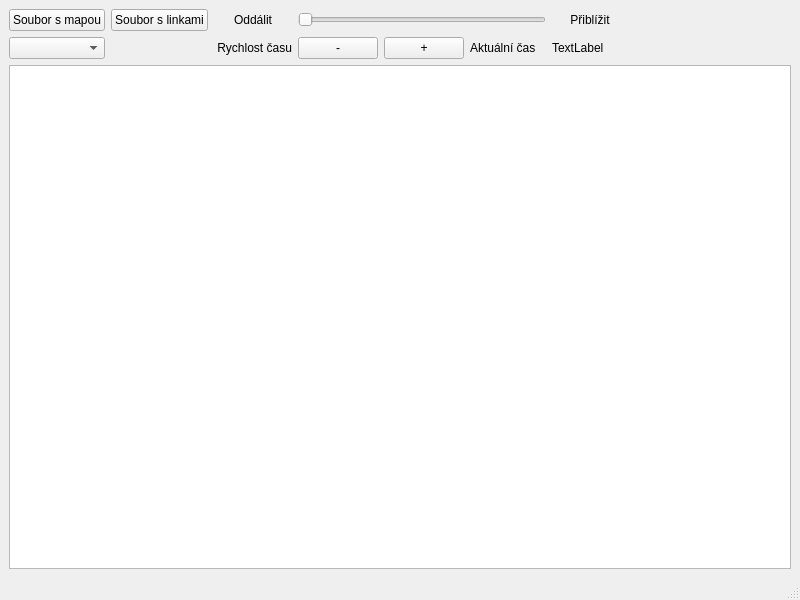
<?xml version="1.0" encoding="UTF-8"?>
<!--
/**
 * @file mainwindow.ui
 * @author Jan Pospech [xpospe05]
 * @author Radek Svec [xsvecr01]
 * @brief Automaticky generovany soubor predstavujici uzivatelske rozhrani.
 * @version 0.1
 * @date 2020-05-12
 * 
 * @copyright Copyright (c) 2020
 * 
 */
-->
<ui version="4.0">
 <class>MainWindow</class>
 <widget class="QMainWindow" name="MainWindow">
  <property name="geometry">
   <rect>
    <x>0</x>
    <y>0</y>
    <width>800</width>
    <height>600</height>
   </rect>
  </property>
  <property name="windowTitle">
   <string>ICP projekt/xpospe05-xsvecr01</string>
  </property>
  <widget class="QWidget" name="centralwidget">
   <property name="baseSize">
    <size>
     <width>0</width>
     <height>0</height>
    </size>
   </property>
   <layout class="QGridLayout" name="gridLayout">
    <item row="4" column="3">
     <widget class="QPushButton" name="timeminus">
      <property name="text">
       <string>-</string>
      </property>
     </widget>
    </item>
    <item row="4" column="2">
     <widget class="QLabel" name="label_3">
      <property name="text">
       <string> Rychlost času</string>
      </property>
     </widget>
    </item>
    <item row="7" column="0" colspan="9">
     <widget class="QGraphicsView" name="graphicsView"/>
    </item>
    <item row="4" column="6">
     <widget class="QLabel" name="countdown">
      <property name="text">
       <string>TextLabel</string>
      </property>
     </widget>
    </item>
    <item row="4" column="4">
     <widget class="QPushButton" name="timeplus">
      <property name="text">
       <string>+</string>
      </property>
     </widget>
    </item>
    <item row="1" column="0">
     <widget class="QPushButton" name="openMapBtn">
      <property name="sizePolicy">
       <sizepolicy hsizetype="Fixed" vsizetype="Fixed">
        <horstretch>0</horstretch>
        <verstretch>0</verstretch>
       </sizepolicy>
      </property>
      <property name="text">
       <string>Soubor s mapou</string>
      </property>
     </widget>
    </item>
    <item row="1" column="2">
     <widget class="QLabel" name="label">
      <property name="text">
       <string>Oddálit</string>
      </property>
      <property name="alignment">
       <set>Qt::AlignCenter</set>
      </property>
     </widget>
    </item>
    <item row="1" column="1">
     <widget class="QPushButton" name="openLineBtn">
      <property name="text">
       <string>Soubor s linkami</string>
      </property>
     </widget>
    </item>
    <item row="4" column="7" colspan="2">
     <spacer name="horizontalSpacer_3">
      <property name="orientation">
       <enum>Qt::Horizontal</enum>
      </property>
      <property name="sizeHint" stdset="0">
       <size>
        <width>40</width>
        <height>20</height>
       </size>
      </property>
     </spacer>
    </item>
    <item row="1" column="7" colspan="2">
     <spacer name="horizontalSpacer">
      <property name="orientation">
       <enum>Qt::Horizontal</enum>
      </property>
      <property name="sizeHint" stdset="0">
       <size>
        <width>40</width>
        <height>20</height>
       </size>
      </property>
     </spacer>
    </item>
    <item row="4" column="5">
     <widget class="QLabel" name="label_4">
      <property name="text">
       <string>Aktuální čas</string>
      </property>
     </widget>
    </item>
    <item row="4" column="0">
     <widget class="QComboBox" name="comboBox"/>
    </item>
    <item row="1" column="6">
     <widget class="QLabel" name="label_2">
      <property name="text">
       <string>Přiblížit</string>
      </property>
      <property name="alignment">
       <set>Qt::AlignCenter</set>
      </property>
     </widget>
    </item>
    <item row="1" column="3" colspan="3">
     <widget class="QSlider" name="zoom">
      <property name="minimumSize">
       <size>
        <width>0</width>
        <height>0</height>
       </size>
      </property>
      <property name="baseSize">
       <size>
        <width>0</width>
        <height>0</height>
       </size>
      </property>
      <property name="minimum">
       <number>10</number>
      </property>
      <property name="maximum">
       <number>50</number>
      </property>
      <property name="value">
       <number>10</number>
      </property>
      <property name="orientation">
       <enum>Qt::Horizontal</enum>
      </property>
     </widget>
    </item>
   </layout>
  </widget>
  <widget class="QMenuBar" name="menubar">
   <property name="geometry">
    <rect>
     <x>0</x>
     <y>0</y>
     <width>800</width>
     <height>22</height>
    </rect>
   </property>
  </widget>
  <widget class="QStatusBar" name="statusbar"/>
 </widget>
 <resources/>
 <connections/>
</ui>
